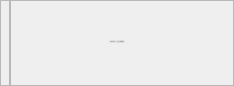
<?xml version="1.0" encoding="UTF-8"?>
<ui version="4.0">
 <class>VHDesktopTip</class>
 <widget class="QWidget" name="VHDesktopTip">
  <property name="geometry">
   <rect>
    <x>0</x>
    <y>0</y>
    <width>234</width>
    <height>86</height>
   </rect>
  </property>
  <property name="windowTitle">
   <string>Form</string>
  </property>
  <property name="styleSheet">
   <string notr="true"/>
  </property>
  <layout class="QGridLayout" name="gridLayout">
   <property name="leftMargin">
    <number>0</number>
   </property>
   <property name="topMargin">
    <number>0</number>
   </property>
   <property name="rightMargin">
    <number>0</number>
   </property>
   <property name="bottomMargin">
    <number>0</number>
   </property>
   <property name="spacing">
    <number>0</number>
   </property>
   <item row="0" column="1">
    <widget class="QFrame" name="backframe">
     <property name="frameShape">
      <enum>QFrame::StyledPanel</enum>
     </property>
     <property name="frameShadow">
      <enum>QFrame::Raised</enum>
     </property>
     <layout class="QHBoxLayout" name="horizontalLayout">
      <property name="spacing">
       <number>0</number>
      </property>
      <property name="leftMargin">
       <number>8</number>
      </property>
      <property name="topMargin">
       <number>11</number>
      </property>
      <property name="rightMargin">
       <number>18</number>
      </property>
      <property name="bottomMargin">
       <number>15</number>
      </property>
      <item>
       <widget class="QLabel" name="label">
        <property name="font">
         <font>
          <family>微软雅黑</family>
          <pointsize>-1</pointsize>
          <weight>50</weight>
          <italic>false</italic>
          <bold>false</bold>
         </font>
        </property>
        <property name="styleSheet">
         <string notr="true">color:#969696;
font: 14px &quot;微软雅黑&quot;;</string>
        </property>
        <property name="text">
         <string>当前网络异常，正在尝试重新推流</string>
        </property>
        <property name="alignment">
         <set>Qt::AlignCenter</set>
        </property>
        <property name="wordWrap">
         <bool>true</bool>
        </property>
       </widget>
      </item>
     </layout>
    </widget>
   </item>
   <item row="0" column="0">
    <widget class="QFrame" name="frameLeft">
     <property name="minimumSize">
      <size>
       <width>10</width>
       <height>0</height>
      </size>
     </property>
     <property name="maximumSize">
      <size>
       <width>10</width>
       <height>16777215</height>
      </size>
     </property>
     <property name="frameShape">
      <enum>QFrame::StyledPanel</enum>
     </property>
     <property name="frameShadow">
      <enum>QFrame::Raised</enum>
     </property>
    </widget>
   </item>
  </layout>
 </widget>
 <resources/>
 <connections/>
</ui>
